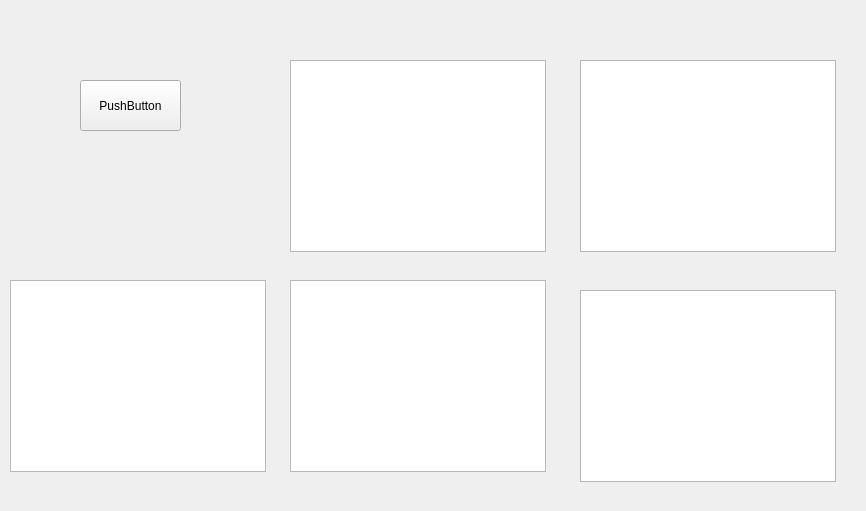
<?xml version="1.0" encoding="UTF-8"?>
<ui version="4.0">
 <class>Form</class>
 <widget class="QWidget" name="Form">
  <property name="geometry">
   <rect>
    <x>0</x>
    <y>0</y>
    <width>866</width>
    <height>511</height>
   </rect>
  </property>
  <property name="windowTitle">
   <string>Form</string>
  </property>
  <widget class="QPushButton" name="pushButton">
   <property name="geometry">
    <rect>
     <x>80</x>
     <y>80</y>
     <width>101</width>
     <height>51</height>
    </rect>
   </property>
   <property name="text">
    <string>PushButton</string>
   </property>
  </widget>
  <widget class="QGraphicsView" name="gv1">
   <property name="geometry">
    <rect>
     <x>10</x>
     <y>280</y>
     <width>256</width>
     <height>192</height>
    </rect>
   </property>
  </widget>
  <widget class="QGraphicsView" name="gv2">
   <property name="geometry">
    <rect>
     <x>290</x>
     <y>280</y>
     <width>256</width>
     <height>192</height>
    </rect>
   </property>
  </widget>
  <widget class="QGraphicsView" name="gv3">
   <property name="geometry">
    <rect>
     <x>290</x>
     <y>60</y>
     <width>256</width>
     <height>192</height>
    </rect>
   </property>
  </widget>
  <widget class="QGraphicsView" name="gv4">
   <property name="geometry">
    <rect>
     <x>580</x>
     <y>60</y>
     <width>256</width>
     <height>192</height>
    </rect>
   </property>
  </widget>
  <widget class="QGraphicsView" name="graphicsView_5">
   <property name="geometry">
    <rect>
     <x>580</x>
     <y>290</y>
     <width>256</width>
     <height>192</height>
    </rect>
   </property>
  </widget>
 </widget>
 <resources/>
 <connections/>
</ui>
